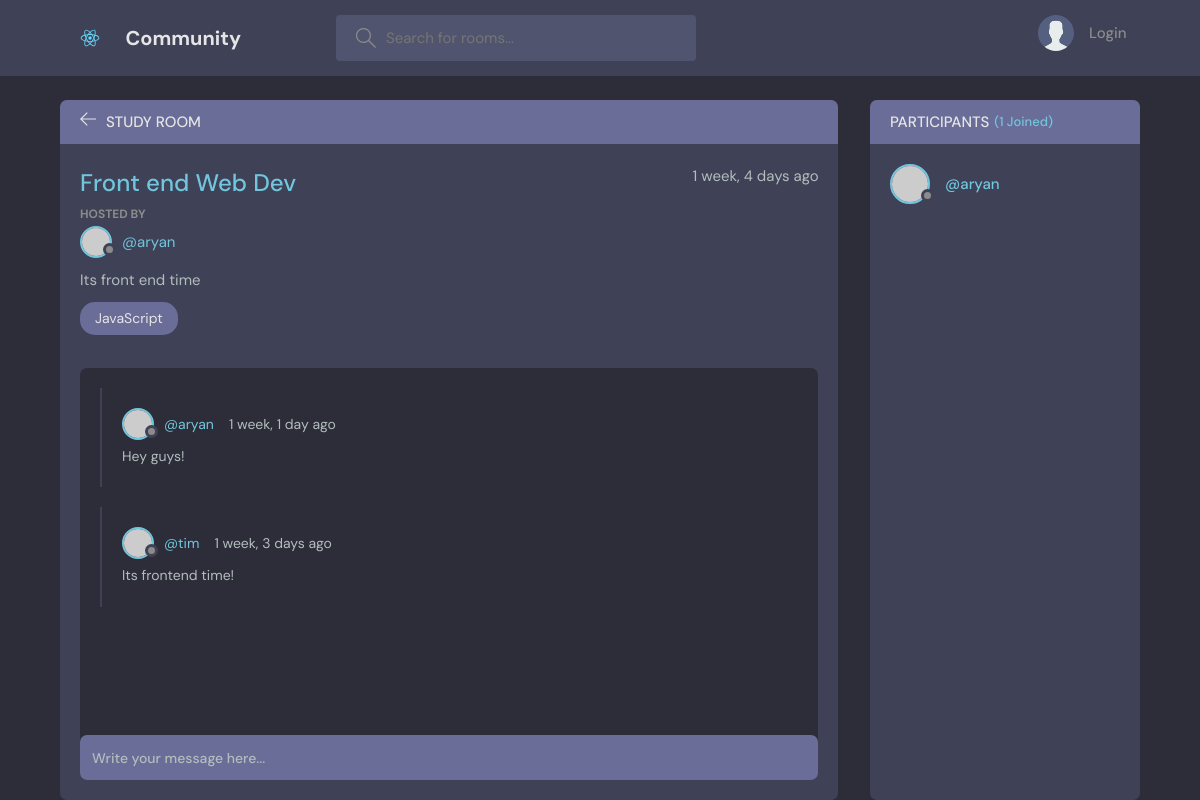
Page /room/3/ on the committed database.
### base/models.py (models this page shows, shortened)
class Room(models.Model):
    host = models.ForeignKey(User, on_delete=models.SET_NULL, null=True)
    topic = models.ForeignKey(Topic, on_delete=models.SET_NULL, null=True)
    name = models.CharField(max_length=200)
    description = models.TextField(null=True, blank=True) #can be null now
    participants = models.ManyToManyField(User, related_name='participants', blank=True)
    updated = models.DateTimeField(auto_now=True) # takes timestamp at every update
    created = models.DateTimeField(auto_now_add=True) # saves only the creation time stamp
    class Meta:
        ordering = ['-updated', '-created']

class Topic(models.Model):
    name = models.CharField(max_length=200)
    def __str__(self):
        return self.name

class Message(models.Model):
    user = models.ForeignKey(User, on_delete=models.CASCADE)
    body = models.TextField()
    room = models.ForeignKey(Room, on_delete=models.CASCADE)
    updated = models.DateTimeField(auto_now=True) # takes timestamp at every update
    created = models.DateTimeField(auto_now_add=True) # saves only the creation time stamp# if room is deleted, all messages are deleted
    class Meta:
        ordering = ['-updated' ,'-created']

### base/views.py (the view, shortened to what this page needs)
# urls.py: path('room/<str:pk>/', views.room, name = "room"),
def room(request, pk):
    room = Room.objects.get(id=pk)
    room_messages = room.message_set.all()
    participants = room.participants.all()
    context = {'room': room, 'room_messages': room_messages, 'participants': participants}
    return render(request, 'base/room.html', context)

### base/templates/base/room.html (shortened to what this page needs)
{% extends 'main.html' %}
{% block content %}
<main class="profile-page layout layout--2">
  <div class="container">
    <div class="room">
      <div class="room__top">
        <div class="room__topLeft">
          <a href="{% url 'home' %}">
            <svg version="1.1" xmlns="http://www.w3.org/2000/svg" width="32" height="32" viewBox="0 0 32 32">
              <title>arrow-left</title>
              <path
                d="M13.723 2.286l-13.723 13.714 13.719 13.714 1.616-1.611-10.96-10.96h27.625v-2.286h-27.625l10.965-10.965-1.616-1.607z">
              </path>
            </svg>
          </a>
          <h3>Study Room</h3>
        </div>
      </div>
      <div class="room__box scroll">
        <div class="room__header scroll">
          <div class="room__info">
            <h3>{{room.name}}</h3>
            <span>{{room.created|timesince}} ago</span>
          </div>
          <div class="room__hosted">
            <p>Hosted By</p>
            <a href="{% url 'user-profile' room.host.id %}" class="room__author">
              <div class="avatar avatar--small">
                <img src="https://randomuser.me/api/portraits/men/37.jpg" />
              </div>
              <span>@{{room.host.username}}</span>
            </a>
          </div>
          <div class="room__details">
            {{room.description}}
          </div>
          <span class="room__topics">{{room.topic}}</span>
        </div>
        <div class="room__conversation">
          <div class="threads scroll">
            {% for message in room_messages %}
            <div class="thread">
              <div class="thread__top">
                <div class="thread__author">
                  <a href="{% url 'user-profile' message.user.id %}" class="thread__authorInfo">
                    <div class="avatar avatar--small">
                      <img src="https://randomuser.me/api/portraits/men/37.jpg" />
                    </div>
                    <span>@{{message.user.username}}</span>
                  </a>
                  <span class="thread__date">{{message.created|timesince}} ago</span>
                </div>
              </div>
              <div class="thread__details">
                {{message.body}}
              </div>
            </div>
            {% endfor %}
          </div>
        </div>
      </div>
      <div class="room__message">
        <form action="" method="POST">
          <input name="body" placeholder="Write your message here..." />
        </form>
      </div>
    </div>
    <div class="participants">
      <h3 class="participants__top">Participants <span>({{participants.count}} Joined)</span></h3>
      <div class="participants__list scroll">
        {% for user in participants %}
        <a href="{%  url 'user-profile' user.id %}" class="participant">
          <div class="avatar avatar--medium">
            <img src="https://randomuser.me/api/portraits/men/37.jpg" />
          </div>
          <p>
            <span>@{{user.username}}</span>
          </p>
        </a>
        {% endfor %}
      </div>
    </div>
  </div>
</main>
{% endblock content %}

### static/styles/test.css (style rules this page uses)
* { box-sizing: border-box; margin: 0; padding: 0; }
body { font-family: 'Nunito', sans-serif; font-weight: 400; font-size: 100%; background: #2d2d39; color: #e5e5e5; }
*, html { --primaryGradient: linear-gradient(93.12deg, #581B98 0.52%, #9C1DE7 100%); --secondaryGradient: linear-gradient(268.91deg, #581B98 -2.14%, #9C1DE7 99.69%); --primaryBoxShadow: 0px 10px 15px rgba(0, 0, 0, 0.3); --secondaryBoxShadow: 0px -10px 15px rgba(0, 0, 0, 0.3); --primary: #581B98; }

### rows in the picture
Room: name "Front end Web Dev", created "1 week, 4 days", host.username "aryan", description "Its front end time", topic "JavaScript"
Message: user.username "aryan", created "1 week, 1 day", body "Hey guys!"
Message: user.username "tim", created "1 week, 3 days", body "Its frontend time!"

### other values in the picture
{{ participants.count }} "1"
{{ user.username }} "aryan"
